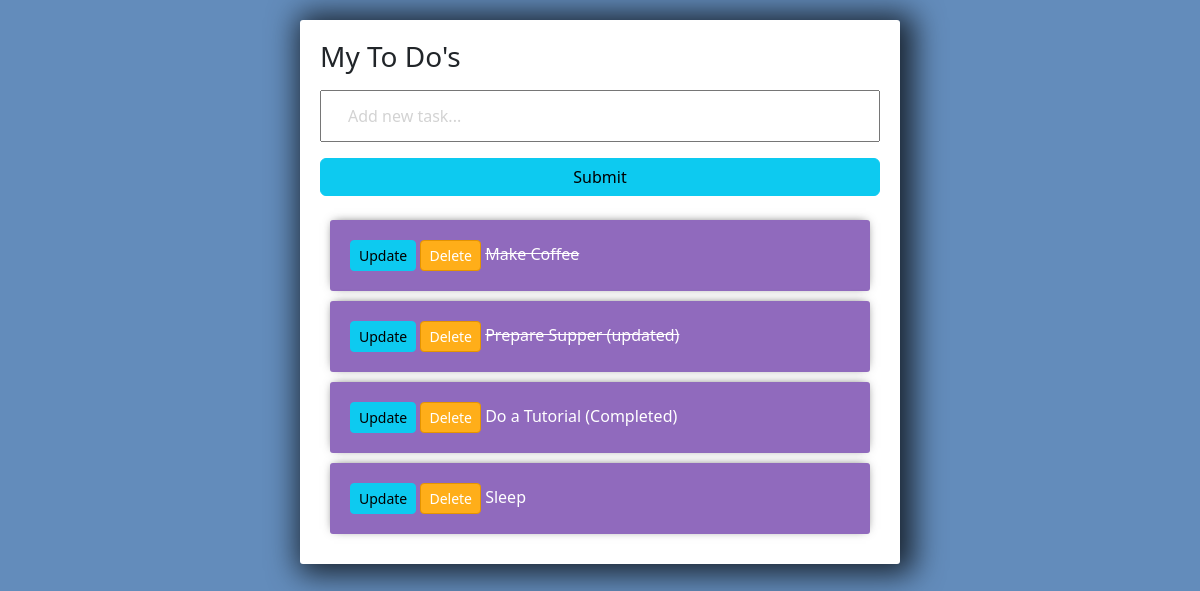
Before: / with the older database file.
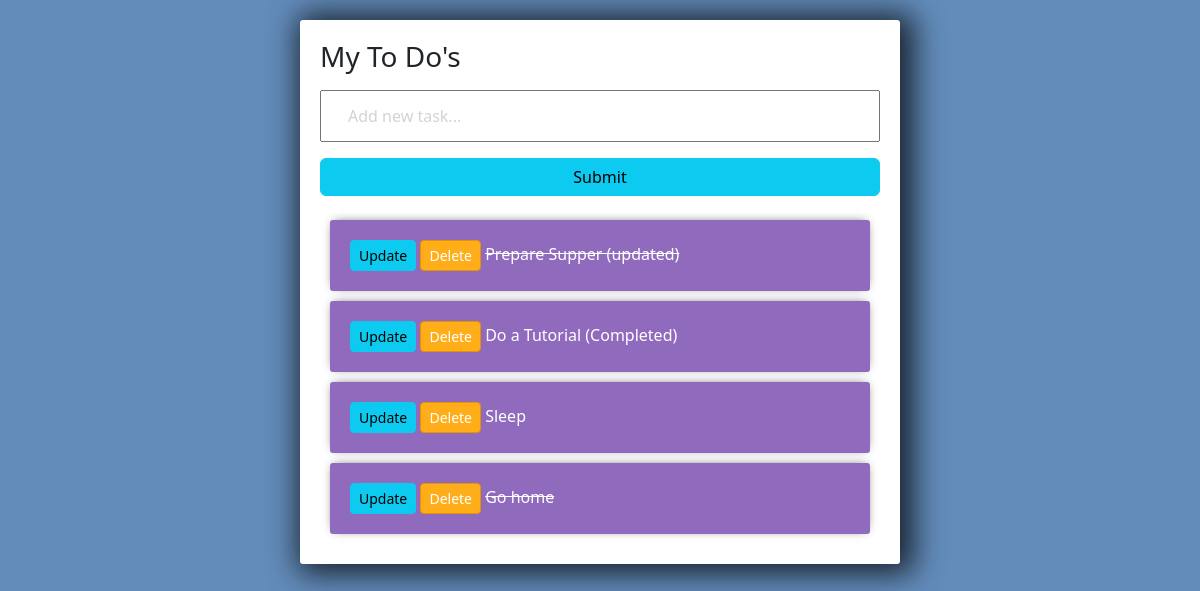
After: the same page with the newer database file.
### tasks/models.py (models this page shows)
class Task(models.Model):
    title = models.CharField(max_length=200)
    complete = models.BooleanField(default=False)
    created = models.DateTimeField(auto_now_add=True)
    def __str__(self):
        return self.title

### tasks/views.py (the view)
# urls.py: path('', views.index, name="list"),
def index(request):
    tasks = Task.objects.all()
    form = TaskForm()
    if request.method == 'POST':
        form = TaskForm(request.POST)
        if  form.is_valid():
            form.save()
        return redirect('/')
    context = {'tasks': tasks, 'form':form}
    return render(request, 'tasks/tasks.html', context)

### tasks/forms.py
class TaskForm(forms.ModelForm):
    title = forms.CharField(widget= forms.TextInput(attrs={'placeholder':'Add new task...'}))
    class Meta:
        model = Task
        fields = '__all__'

### tasks/templates/tasks/tasks.html (shortened to what this page needs)
<link href="https://cdn.jsdelivr.net/npm/bootstrap@5.3.0-alpha1/dist/css/bootstrap.min.css" rel="stylesheet">
<div class="center-column">
    <h3>My To Do's</h3>
    <form method="POST" action="/">
        {{form.title}}
        <input class="btn btn-info" type="submit" name="Create Task">
    </form>
    <div class="to-do-list">
        {% for task in tasks %}
            <div class="item-row">
                <a class="btn btn-sm btn-info" href="{% url 'update_task' task.id %}">Update</a>
                <a class="btn btn-sm btn-danger" href="{% url 'delete_task' task.id %}">Delete</a>
                {% if task.complete == True %}
                    <strike>{{task}}</strike>
                {% else %}
                    <span>{{task}}</span>
                {% endif %}
            </div>
        {% endfor %}
    </div>
</div>

### tasks/templates/tasks/tasks.html (style rules this page uses)
input { width: 100%; padding: 12px 26px; margin: 8px 0; box-sizing: border-box; }
input::placeholder { color: #d3d3d3; }
.center-column { width: 600px; margin: 20px auto; padding: 20px; background-color: #fff; border-radius: 3px; box-shadow: 6px 2px 30px 8px rgba(0,0,0,0.75); }
.item-row { background-color: #906abd; margin: 10px; padding: 20px; border-radius: 3px; color: #fff; font-size: 16px; box-shadow: 0px -1px 10px -4px rgba(0, 0, 0, 0.75); }
.btn-danger { background-color: #ffae19; border-color: #e59400; }

Changed rows visible on the page:
removed Task: title "Make Coffee"
added Task: title "Go home"
